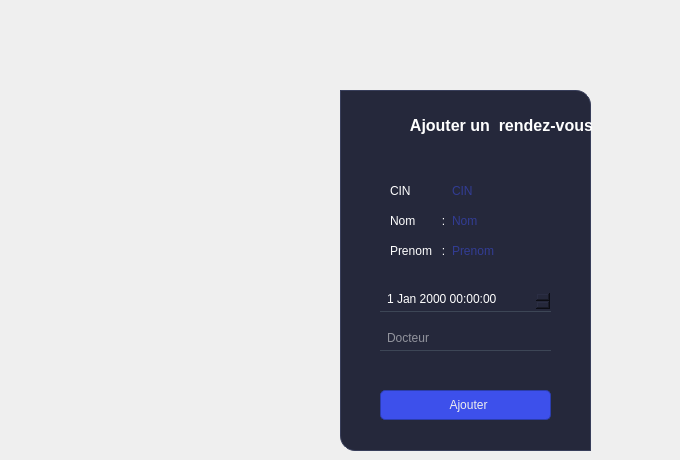
     <widget class="QWidget" name="page_5">
      <widget class="QFrame" name="frame_7">
       <property name="geometry">
        <rect>
         <x>340</x>
         <y>90</y>
         <width>251</width>
         <height>361</height>
        </rect>
       </property>
       <property name="styleSheet">
        <string notr="true">QFrame{
background-color:#25283b;

border-top-right-radius:15px;
border-bottom-left-radius:15px;
border:1px solid  rgb(56, 62, 90);
}
</string>
       </property>
       <property name="frameShape">
        <enum>QFrame::StyledPanel</enum>
       </property>
       <property name="frameShadow">
        <enum>QFrame::Raised</enum>
       </property>
       <widget class="QLineEdit" name="lineEdit_14">
        <property name="enabled">
         <bool>false</bool>
        </property>
        <property name="geometry">
         <rect>
          <x>110</x>
          <y>90</y>
          <width>171</width>
          <height>21</height>
         </rect>
        </property>
        <property name="styleSheet">
         <string notr="true">QLineEdit{
background-color:transparent;
border-radius:none;
border:none;
color:#3d50eb;
}
</string>
        </property>
        <property name="placeholderText">
         <string>CIN</string>
        </property>
       </widget>
       <widget class="QLineEdit" name="lineEdit_15">
        <property name="enabled">
         <bool>false</bool>
        </property>
        <property name="geometry">
         <rect>
          <x>110</x>
          <y>120</y>
          <width>171</width>
          <height>21</height>
         </rect>
        </property>
        <property name="styleSheet">
         <string notr="true">QLineEdit{
background-color:transparent;
border-radius:none;
border:none;
color:#3d50eb;
}
</string>
        </property>
        <property name="placeholderText">
         <string>Nom</string>
        </property>
       </widget>
       <widget class="QLineEdit" name="lineEdit_16">
        <property name="enabled">
         <bool>false</bool>
        </property>
        <property name="geometry">
         <rect>
          <x>110</x>
          <y>150</y>
          <width>171</width>
          <height>21</height>
         </rect>
        </property>
        <property name="styleSheet">
         <string notr="true">QLineEdit{
background-color:transparent;
border-radius:none;
border:none;
color:#3d50eb;

}
</string>
        </property>
        <property name="placeholderText">
         <string>Prenom</string>
        </property>
       </widget>
       <widget class="QLineEdit" name="lineEdit_18">
        <property name="geometry">
         <rect>
          <x>40</x>
          <y>240</y>
          <width>171</width>
          <height>21</height>
         </rect>
        </property>
        <property name="styleSheet">
         <string notr="true">QLineEdit{
background-color:#25283b;
border-radius:none;
border-bottom:1px solid rgb(61, 70, 86);
color:rgb(255, 255, 255);
padding:0 0 4px 5px;
}
QLineEdit:focus{
border-bottom:1px solid #3d50eb;
}</string>
        </property>
        <property name="placeholderText">
         <string>Docteur</string>
        </property>
       </widget>
       <widget class="QDateTimeEdit" name="dateTimeEdit">
        <property name="geometry">
         <rect>
          <x>40</x>
          <y>200</y>
          <width>171</width>
          <height>22</height>
         </rect>
        </property>
        <property name="styleSheet">
         <string notr="true">QDateTimeEdit{
background-color:#25283b;
border-radius:none;
border-bottom:1px solid rgb(61, 70, 86);
color:rgb(255, 255, 255);
padding:0 0 4px 5px;
}
QDateTimeEdit:focus{
border-bottom:1px solid #3d50eb;
}</string>
        </property>
       </widget>
       <widget class="QLabel" name="label_20">
        <property name="geometry">
         <rect>
          <x>50</x>
          <y>150</y>
          <width>81</width>
          <height>21</height>
         </rect>
        </property>
        <property name="styleSheet">
         <string notr="true">border:none;
color:white;</string>
        </property>
        <property name="text">
         <string>Prenom   :   </string>
        </property>
       </widget>
       <widget class="QLabel" name="label_21">
        <property name="geometry">
         <rect>
          <x>50</x>
          <y>120</y>
          <width>61</width>
          <height>21</height>
         </rect>
        </property>
        <property name="styleSheet">
         <string notr="true">border:none;
color:white;</string>
        </property>
        <property name="text">
         <string>Nom        :</string>
        </property>
       </widget>
       <widget class="QLabel" name="label_22">
        <property name="geometry">
         <rect>
          <x>50</x>
          <y>90</y>
          <width>51</width>
          <height>21</height>
         </rect>
        </property>
        <property name="styleSheet">
         <string notr="true">border:none;
color:white;</string>
        </property>
        <property name="text">
         <string>CIN         :</string>
        </property>
       </widget>
       <zorder>lineEdit_14</zorder>
       <zorder>lineEdit_15</zorder>
       <zorder>lineEdit_18</zorder>
       <zorder>dateTimeEdit</zorder>
       <zorder>label_21</zorder>
       <zorder>label_22</zorder>
       <zorder>label_20</zorder>
       <zorder>lineEdit_16</zorder>
      </widget>
      <widget class="QPushButton" name="pushButton_13">
       <property name="geometry">
        <rect>
         <x>380</x>
         <y>390</y>
         <width>171</width>
         <height>30</height>
        </rect>
       </property>
       <property name="minimumSize">
        <size>
         <width>150</width>
         <height>30</height>
        </size>
       </property>
       <property name="font">
        <font>
         <family>Segoe UI</family>
         <pointsize>9</pointsize>
        </font>
       </property>
       <property name="cursor">
        <cursorShape>PointingHandCursor</cursorShape>
       </property>
       <property name="styleSheet">
        <string notr="true">QPushButton {
	border: 1px solid rgb(43, 61, 173);
color:rgb(238, 238, 238);
	border-radius: 5px;	
	background-color: #3d50eb;
}
QPushButton:hover {
color:rgb(255, 255, 255);
		background-color: #3d50eb;
		border: 1px solid rgb(55, 74, 213);
}
QPushButton:pressed {	
	background-color: #3d50eb;
	border: 2px solid rgb(43, 50, 61);
}</string>
       </property>
       <property name="text">
        <string>   Ajouter </string>
       </property>
       <property name="icon">
        <iconset>
         <normaloff>../health-app/icons/16x16/cil-folder-open.png</normaloff>../health-app/icons/16x16/cil-folder-open.png</iconset>
       </property>
      </widget>
      <widget class="QLabel" name="labelBoxBlenderInstalation_7">
       <property name="geometry">
        <rect>
         <x>60</x>
         <y>110</y>
         <width>611</width>
         <height>31</height>
        </rect>
       </property>
       <property name="font">
        <font>
         <family>Segoe UI</family>
         <pointsize>12</pointsize>
         <weight>75</weight>
         <bold>true</bold>
        </font>
       </property>
       <property name="styleSheet">
        <string notr="true">color:rgb(255, 255, 255);
background-color: transparent;
</string>
       </property>
       <property name="text">
        <string>                                                                               Ajouter un  rendez-vous</string>
       </property>
      </widget>
     </widget>
